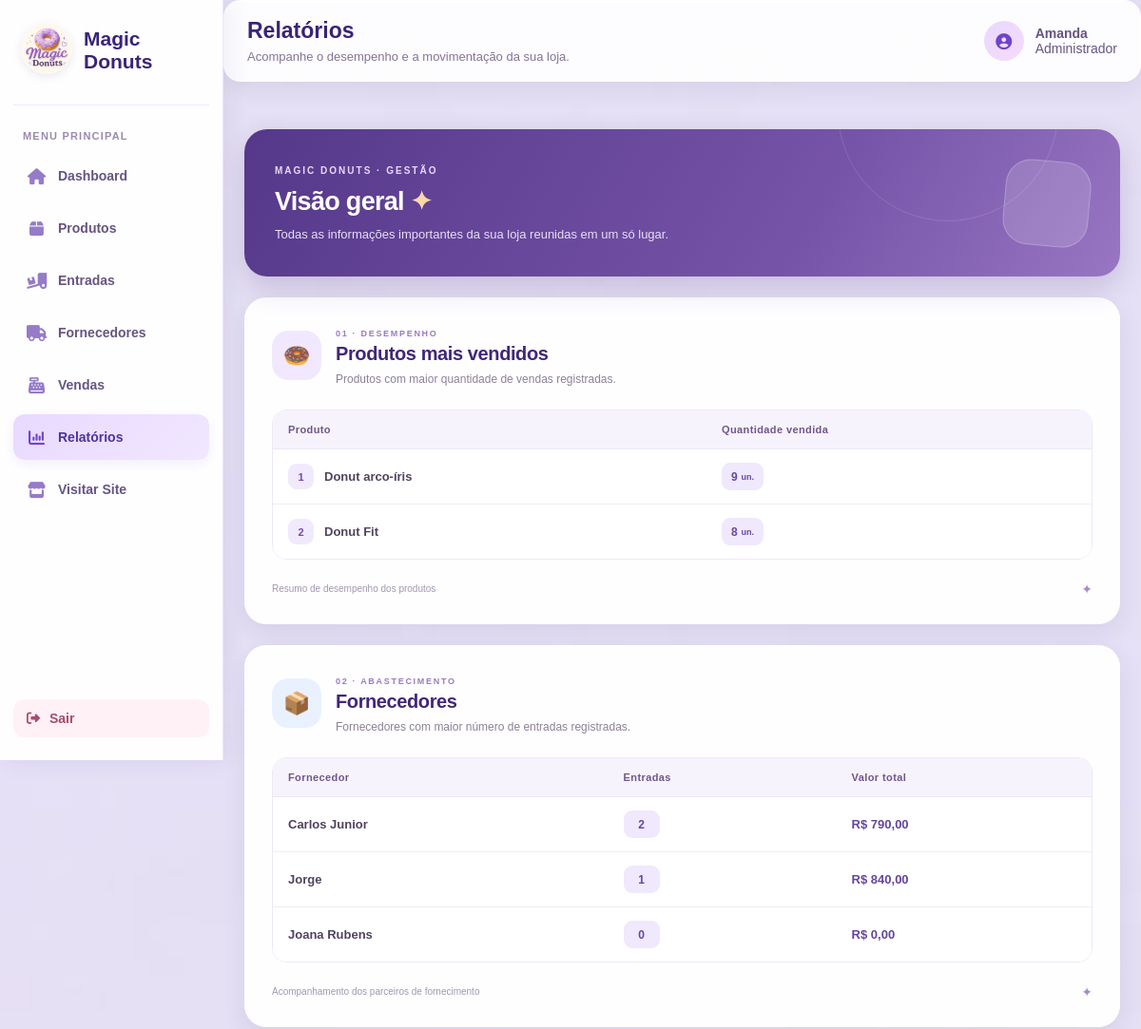
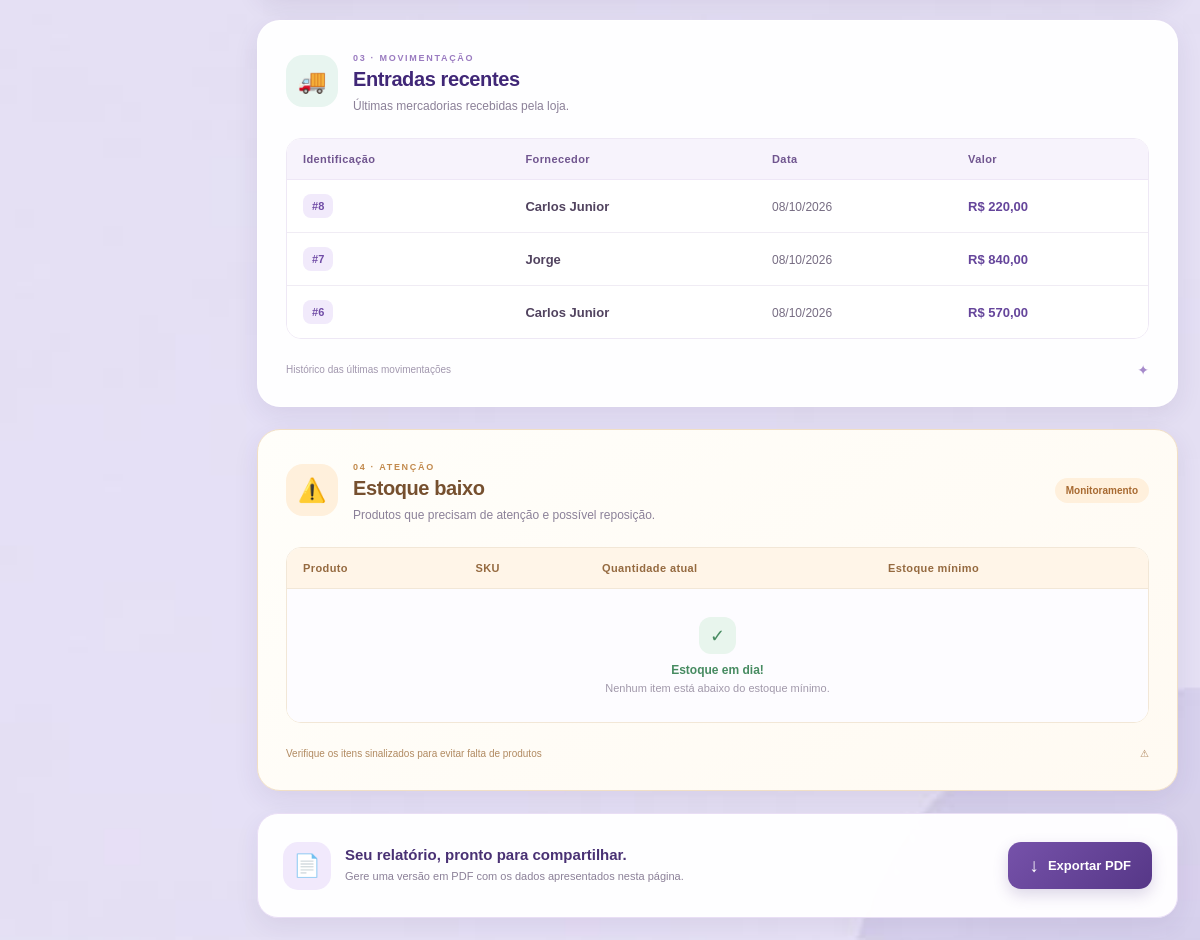
Screenshot of /magicdonuts/index.php?controller=relatorio&action=index (signed in) with the database file from the repository (2 pictures, top to bottom).
### tables this page shows
CREATE TABLE `entrada_mercadoria` (
  `id` int(11) NOT NULL,
  `fornecedor_id` int(11) NOT NULL,
  `data` date NOT NULL,
  `status` enum('rascunho','confirmar') NOT NULL DEFAULT 'rascunho',
  `valor_total` decimal(10,2) NOT NULL DEFAULT 0.00
);

CREATE TABLE `fornecedor` (
  `id` int(11) NOT NULL,
  `nome` varchar(100) NOT NULL,
  `cnpj` varchar(20) NOT NULL,
  `telefone` varchar(20) DEFAULT NULL,
  `email` varchar(100) DEFAULT NULL,
  `endereco` varchar(255) DEFAULT NULL,
  `cep` varchar(9) DEFAULT NULL,
  `ativo` tinyint(1) NOT NULL DEFAULT 1
);

### magicdonuts/views/relatorios.php (the view, shortened to what the rows shown need)
<?php
$entradas = $entradas ?? [];
require_once __DIR__ . '/layout/inicio.php';
?>
<main class="relatorios-conteudo">
    <section class="relatorios-apresentacao">
        <div class="relatorios-apresentacao-texto">
            <h1>Visão geral <span>✦</span></h1>
        </div>
    </section>
    <section class="relatorio-card">
        <div class="relatorio-card-title">
            <div class="relatorio-titulo-texto">
                <h2>Produtos mais vendidos</h2>
            </div>
        </div>
        <div class="relatorio-table-wrapper">
            <table class="relatorio-table">
                <thead>
                    <tr>
                        <th>Produto</th>
                        <th>Quantidade vendida</th>
                    </tr>
                </thead>
            </table>
        </div>
    </section>
    <section class="relatorio-card">
        <div class="relatorio-card-title">
            <div class="relatorio-titulo-texto">
                <h2>Fornecedores</h2>
            </div>
        </div>
        <div class="relatorio-table-wrapper">
            <table class="relatorio-table">
                <thead>
                    <tr>
                        <th>Fornecedor</th>
                        <th>Entradas</th>
                        <th>Valor total</th>
                    </tr>
                </thead>
            </table>
        </div>
    </section>
    <section class="relatorio-card">
        <div class="relatorio-card-title">
            <div class="relatorio-titulo-texto">
                <h2>Entradas recentes</h2>
            </div>
        </div>
        <div class="relatorio-table-wrapper">
            <table class="relatorio-table">
                <thead>
                    <tr>
                        <th>Identificação</th>
                        <th>Fornecedor</th>
                        <th>Data</th>
                        <th>Valor</th>
                    </tr>
                </thead>
                <tbody>
                    <?php if (empty($entradas)): ?>
                        <tr>
                            <td colspan="4" class="relatorio-vazio">
                                <span class="relatorio-vazio-icone">🚚</span>
                                <strong>Nenhuma entrada registrada ainda.</strong>
                                <small>As movimentações recentes aparecerão aqui.</small>
                            </td>
                        </tr>
                    <?php else: ?>
                        <?php foreach ($entradas as $e): ?>
                            <tr>
                                <td>
                                    <span class="id-badge">
                                        #<?= (int)($e['id'] ?? 0) ?>
                                    </span>
                                </td>
                                <td>
                                    <strong class="fornecedor-nome">
                                        <?= htmlspecialchars(
                                            $e['fornecedor_nome'] ?? '',
                                            ENT_QUOTES,
                                            'UTF-8'
                                        ) ?>
                                    </strong>
                                </td>
                                <td>
                                    <span class="data-relatorio">
                                        <?= !empty($e['data'])
                                            ? date('d/m/Y', strtotime($e['data']))
                                            : '—' ?>
                                    </span>
                                </td>
                                <td>
                                    <strong class="valor-relatorio">
                                        R$ <?= number_format(
                                            (float)($e['valor_total'] ?? 0),
                                            2,
                                            ',',
                                            '.'
                                        ) ?>
                                    </strong>
                                </td>
                            </tr>
                        <?php endforeach; ?>
                    <?php endif; ?>
                </tbody>
            </table>
        </div>
    </section>
    <section class="relatorio-card relatorio-card-alerta">
        <div class="relatorio-card-title">
            <div class="relatorio-titulo-texto">
                <h2>Estoque baixo</h2>
            </div>
        </div>
        <div class="relatorio-table-wrapper">
            <table class="relatorio-table">
                <thead>
                    <tr>
                        <th>Produto</th>
                        <th>SKU</th>
                        <th>Quantidade atual</th>
                        <th>Estoque mínimo</th>
                    </tr>
                </thead>
            </table>
        </div>
    </section>
    <section class="relatorios-exportacao">
        <div class="relatorios-exportacao-texto">
            <div>
                <h2>Seu relatório, pronto para compartilhar.</h2>
            </div>
        </div>
    </section>
</main>
<?php require_once __DIR__ . '/layout/fim.php'; ?>

### rows the page displays
entrada_mercadoria: id "8", fornecedor.nome "Carlos Junior", data "08/10/2026", valor_total "220,00"
entrada_mercadoria: id "7", fornecedor.nome "Jorge", data "08/10/2026", valor_total "840,00"
entrada_mercadoria: id "6", fornecedor.nome "Carlos Junior", data "08/10/2026", valor_total "570,00"

### other values shown
$item['titulo'] "Dashboard"
$item['titulo'] "Produtos"
$item['titulo'] "Entradas"
$item['titulo'] "Fornecedores"
$item['titulo'] "Vendas"
$item['titulo'] "Relatórios"
$item['titulo'] "Visitar Site"
$tituloPagina "Relatórios"
$descricaoPagina "Acompanhe o desempenho e a movimentação da sua loja."
$nomeUsuario "Amanda"
$p['nome'] "Donut arco-íris"
$p['total_vendido'] "9"
$p['nome'] "Donut Fit"
$p['total_vendido'] "8"
$f['nome'] "Carlos Junior"
